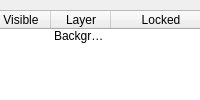
  <widget class="QDockWidget" name="dockWidgetLayers">
   <property name="windowIcon">
    <iconset>
     <normaloff>svgicons/red_blue_drawers.svg</normaloff>svgicons/red_blue_drawers.svg</iconset>
   </property>
   <property name="windowTitle">
    <string>Layers</string>
   </property>
   <attribute name="dockWidgetArea">
    <number>1</number>
   </attribute>
   <widget class="QWidget" name="dockWidgetContents_3">
    <property name="sizePolicy">
     <sizepolicy hsizetype="Preferred" vsizetype="Minimum">
      <horstretch>0</horstretch>
      <verstretch>0</verstretch>
     </sizepolicy>
    </property>
    <widget class="QTreeWidget" name="treeWidget">
     <property name="geometry">
      <rect>
       <x>-10</x>
       <y>10</y>
       <width>221</width>
       <height>192</height>
      </rect>
     </property>
     <property name="sizePolicy">
      <sizepolicy hsizetype="Minimum" vsizetype="Minimum">
       <horstretch>0</horstretch>
       <verstretch>0</verstretch>
      </sizepolicy>
     </property>
     <property name="sizeAdjustPolicy">
      <enum>QAbstractScrollArea::AdjustIgnored</enum>
     </property>
     <property name="indentation">
      <number>5</number>
     </property>
     <property name="uniformRowHeights">
      <bool>false</bool>
     </property>
     <property name="headerHidden">
      <bool>false</bool>
     </property>
     <attribute name="headerCascadingSectionResizes">
      <bool>false</bool>
     </attribute>
     <attribute name="headerMinimumSectionSize">
      <number>26</number>
     </attribute>
     <attribute name="headerDefaultSectionSize">
      <number>60</number>
     </attribute>
     <attribute name="headerShowSortIndicator" stdset="0">
      <bool>false</bool>
     </attribute>
     <attribute name="headerStretchLastSection">
      <bool>true</bool>
     </attribute>
     <column>
      <property name="text">
       <string>Visible</string>
      </property>
      <property name="font">
       <font>
        <bold>false</bold>
       </font>
      </property>
      <property name="textAlignment">
       <set>AlignCenter</set>
      </property>
     </column>
     <column>
      <property name="text">
       <string>Layer</string>
      </property>
      <property name="textAlignment">
       <set>AlignCenter</set>
      </property>
     </column>
     <column>
      <property name="text">
       <string>Locked</string>
      </property>
      <property name="textAlignment">
       <set>AlignCenter</set>
      </property>
     </column>
     <item>
      <property name="text">
       <string/>
      </property>
      <property name="icon">
       <iconset>
        <normaloff>svgicons/visible-gray.svg</normaloff>svgicons/visible-gray.svg</iconset>
      </property>
      <property name="text">
       <string>Background</string>
      </property>
      <property name="font">
       <font>
        <kerning>true</kerning>
       </font>
      </property>
      <property name="icon">
       <iconset>
        <normaloff>svgicons/opaque.svg</normaloff>svgicons/opaque.svg</iconset>
      </property>
      <property name="text">
       <string/>
      </property>
      <property name="font">
       <font>
        <bold>false</bold>
        <kerning>false</kerning>
       </font>
      </property>
      <property name="icon">
       <iconset>
        <normaloff>svgicons/unlock.svg</normaloff>svgicons/unlock.svg</iconset>
      </property>
      <property name="flags">
       <set>ItemIsSelectable|ItemIsEditable|ItemIsEnabled</set>
      </property>
     </item>
    </widget>
    <widget class="QToolButton" name="toolButton_2">
     <property name="geometry">
      <rect>
       <x>41</x>
       <y>209</y>
       <width>24</width>
       <height>23</height>
      </rect>
     </property>
     <property name="text">
      <string>...</string>
     </property>
     <property name="icon">
      <iconset theme="QIcon::ThemeIcon::ListRemove">
       <normaloff>.</normaloff>.</iconset>
     </property>
    </widget>
    <widget class="QToolButton" name="toolButton_6">
     <property name="geometry">
      <rect>
       <x>191</x>
       <y>209</y>
       <width>24</width>
       <height>23</height>
      </rect>
     </property>
     <property name="text">
      <string>...</string>
     </property>
     <property name="icon">
      <iconset theme="QIcon::ThemeIcon::DocumentProperties">
       <normaloff>.</normaloff>.</iconset>
     </property>
    </widget>
    <widget class="QToolButton" name="toolButton_3">
     <property name="geometry">
      <rect>
       <x>11</x>
       <y>209</y>
       <width>24</width>
       <height>23</height>
      </rect>
     </property>
     <property name="text">
      <string>...</string>
     </property>
     <property name="icon">
      <iconset theme="QIcon::ThemeIcon::ListAdd">
       <normaloff>.</normaloff>.</iconset>
     </property>
    </widget>
    <widget class="QToolButton" name="toolButton_7">
     <property name="geometry">
      <rect>
       <x>161</x>
       <y>209</y>
       <width>24</width>
       <height>23</height>
      </rect>
     </property>
     <property name="text">
      <string>...</string>
     </property>
     <property name="icon">
      <iconset theme="QIcon::ThemeIcon::WindowNew">
       <normaloff>.</normaloff>.</iconset>
     </property>
    </widget>
    <widget class="QToolButton" name="toolButton_5">
     <property name="geometry">
      <rect>
       <x>131</x>
       <y>209</y>
       <width>24</width>
       <height>23</height>
      </rect>
     </property>
     <property name="text">
      <string>...</string>
     </property>
     <property name="icon">
      <iconset theme="QIcon::ThemeIcon::GoDown">
       <normaloff>.</normaloff>.</iconset>
     </property>
    </widget>
    <widget class="QToolButton" name="toolButton">
     <property name="geometry">
      <rect>
       <x>101</x>
       <y>209</y>
       <width>24</width>
       <height>23</height>
      </rect>
     </property>
     <property name="text">
      <string>...</string>
     </property>
     <property name="icon">
      <iconset theme="QIcon::ThemeIcon::GoUp">
       <normaloff>.</normaloff>.</iconset>
     </property>
    </widget>
    <widget class="QToolButton" name="toolButton_4">
     <property name="geometry">
      <rect>
       <x>71</x>
       <y>209</y>
       <width>24</width>
       <height>23</height>
      </rect>
     </property>
     <property name="text">
      <string>...</string>
     </property>
     <property name="icon">
      <iconset theme="QIcon::ThemeIcon::EditCopy">
       <normaloff>.</normaloff>.</iconset>
     </property>
    </widget>
   </widget>
  </widget>
